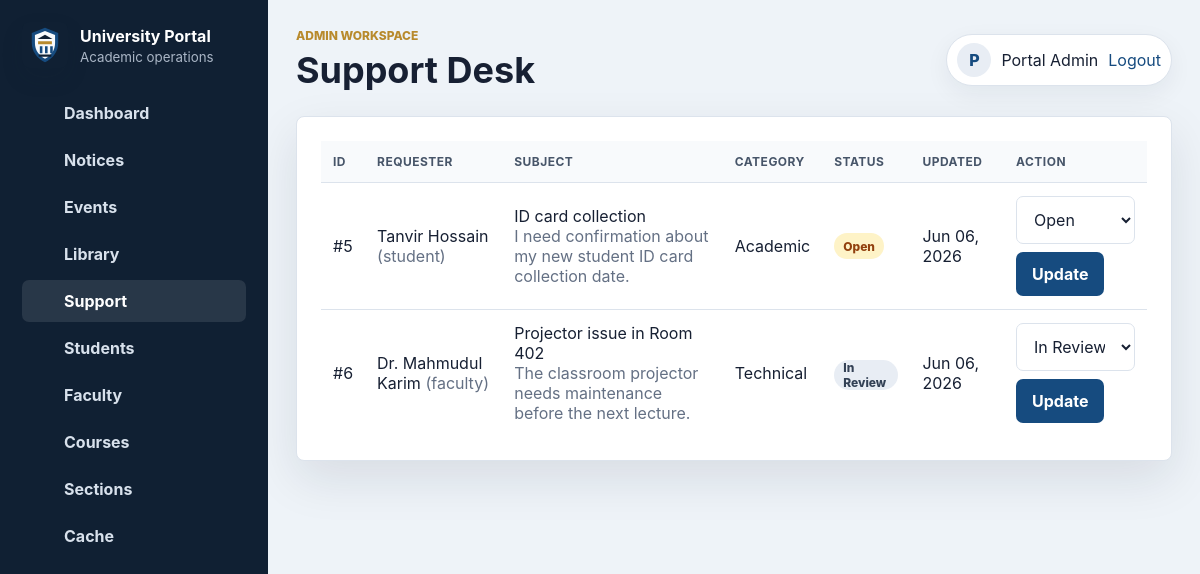
The page /support.php (signed in) on the database its author committed.
### tables this page shows
CREATE TABLE `support_tickets` (
  `ticket_id` int(11) NOT NULL AUTO_INCREMENT,
  `user_id` int(11) NOT NULL,
  `subject` varchar(180) NOT NULL,
  `category` varchar(80) NOT NULL,
  `message` text NOT NULL,
  `status` enum('Open','In Review','Resolved') NOT NULL DEFAULT 'Open',
  `created_at` timestamp NOT NULL DEFAULT current_timestamp(),
  `updated_at` timestamp NOT NULL DEFAULT current_timestamp() ON UPDATE current_timestamp(),
  PRIMARY KEY (`ticket_id`),
  KEY `idx_support_tickets_user_id` (`user_id`)
);

CREATE TABLE `users` (
  `user_id` int(11) NOT NULL AUTO_INCREMENT,
  `name` varchar(120) NOT NULL,
  `email` varchar(160) NOT NULL,
  `password` varchar(255) NOT NULL,
  `role` enum('admin','faculty','student') NOT NULL,
  PRIMARY KEY (`user_id`),
  UNIQUE KEY `email` (`email`)
);

### support.php (the view, shortened to what this page needs)
<?php
require_once __DIR__ . '/app.php';
if ($_SESSION['role'] === 'admin') {
    $tickets = cached_fetch_all('support', 'SELECT support_tickets.*, users.name, users.role FROM support_tickets INNER JOIN users ON support_tickets.user_id = users.user_id ORDER BY support_tickets.updated_at DESC');
} else {
    $tickets = cached_fetch_all('support', 'SELECT support_tickets.*, users.name, users.role FROM support_tickets INNER JOIN users ON support_tickets.user_id = users.user_id WHERE support_tickets.user_id = ? ORDER BY support_tickets.updated_at DESC', [$_SESSION['user_id']]);
}
?>
<section class="panel">
    <div class="table-wrap">
        <table>
            <tr>
                <th>ID</th>
                <th>Requester</th>
                <th>Subject</th>
                <th>Category</th>
                <th>Status</th>
                <th>Updated</th>
                <?php if ($_SESSION['role'] === 'admin') { ?><th>Action</th><?php } ?>
            </tr>
            <?php foreach ($tickets as $ticket) { ?>
                <tr>
                    <td>#<?php echo h($ticket['ticket_id']); ?></td>
                    <td><?php echo h($ticket['name']); ?> <span class="muted">(<?php echo h($ticket['role']); ?>)</span></td>
                    <td><?php echo h($ticket['subject']); ?><br><span class="muted"><?php echo h($ticket['message']); ?></span></td>
                    <td><?php echo h($ticket['category']); ?></td>
                    <td><span class="badge <?php echo h($ticket['status']); ?>"><?php echo h($ticket['status']); ?></span></td>
                    <td><?php echo h(date('M d, Y', strtotime($ticket['updated_at']))); ?></td>
                    <?php if ($_SESSION['role'] === 'admin') { ?>
                        <td>
                            <form method="POST" class="actions">
                                <select name="status">
                                    <option <?php echo $ticket['status'] === 'Open' ? 'selected' : ''; ?>>Open</option>
                                    <option <?php echo $ticket['status'] === 'In Review' ? 'selected' : ''; ?>>In Review</option>
                                </select>
                                <button type="submit">Update</button>
                            </form>
                        </td>
                    <?php } ?>
                </tr>
            <?php } ?>
        </table>
    </div>
</section>

### style.css (style rules this page uses)
:root { --ink: #172033; --muted: #647084; --line: #dce3ec; --soft: #f5f7fb; --panel: #ffffff; --primary: #164b7f; --primary-strong: #0f355d; --accent: #b88a2d; --success: #1f7a55; --danger: #b42318; --shadow: 0 18px 48px rgba(23, 32, 51, .10); }
* { box-sizing: border-box; }
body { margin: 0; font-family: Inter, "Segoe UI", Arial, sans-serif; background: #eef3f8; color: var(--ink); }
.subtitle, .muted { color: var(--muted); }
input, select, textarea, button { font: inherit; }
input, select, textarea { width: 100%; border: 1px solid var(--line); border-radius: 7px; background: white; color: var(--ink); padding: 12px 13px; outline: none; transition: border-color .18s ease, box-shadow .18s ease; }
.btn, button { display: inline-flex; align-items: center; justify-content: center; min-height: 44px; border: 0; border-radius: 7px; padding: 11px 16px; background: var(--primary); color: white; font-weight: 750; cursor: pointer; transition: transform .18s ease, background .18s ease, box-shadow .18s ease; }
.app-body { min-height: 100vh; }
.panel, .container { width: 100%; margin: 0 0 22px; padding: 24px; border: 1px solid var(--line); border-radius: 8px; background: white; box-shadow: var(--shadow); }
.table-wrap { overflow-x: auto; }
table { width: 100%; border-collapse: collapse; }
th, td { padding: 13px 12px; border-bottom: 1px solid var(--line); text-align: left; vertical-align: middle; }
th { color: #475569; background: #f8fafc; font-size: 12px; letter-spacing: .04em; text-transform: uppercase; }
tr:last-child td { border-bottom: 0; }
.badge { display: inline-flex; align-items: center; min-height: 26px; padding: 0 9px; border-radius: 999px; background: #e8edf4; color: #334155; font-size: 12px; font-weight: 800; }
.badge.warning, .badge.Absent, .badge.Pending, .badge.Open { background: #fef3c7; color: #92400e; }
.actions { display: flex; flex-wrap: wrap; gap: 8px; }

### rows shown on the page
support_tickets: ticket_id "5", user.name "Tanvir Hossain", user.role "student", subject "ID card collection", message "I need confirmation about my new student ID card collection date.", category "Academic", status "Open", updated_at "Jun 06, 2026"
support_tickets: ticket_id "6", user.name "Dr. Mahmudul Karim", user.role "faculty", subject "Projector issue in Room 402", message "The classroom projector needs maintenance before the next lecture.", category "Technical", status "In Review", updated_at "Jun 06, 2026"

### other values the page prints
$item[1] "Dashboard"
$item[1] "Notices"
$item[1] "Events"
$item[1] "Library"
$item[1] "Support"
$item[1] "Students"
$item[1] "Faculty"
$item[1] "Courses"
$item[1] "Sections"
$item[1] "Cache"
role_label($role) "ADMIN"
$title "Support Desk"
$initials "P"
$name "Portal Admin"
